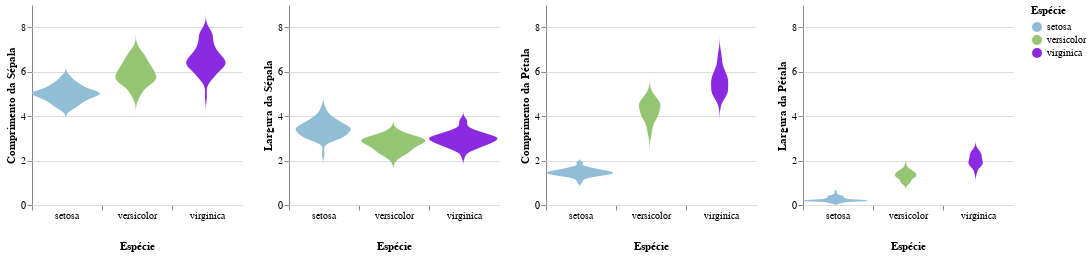

Source (notebook cell):
### Markdown cell above
Se tratando de tipos de dados quantitatiivos, como temos nesse *dataset*, uma visualização interssante seria o *boxplot*. Ainda, se estivermos interessados na distribuição de probabilidade junto aos outros dados que o *boxplot* nos fornece, como mediana, limites superior e inferior, outliers, etc., podemos usar o gráfico de violino para obter uma combinação dessas informações.

### Code cell
def violin_plot(record: str):
    plot = alt.Chart(iris).transform_density(
    record,
    as_=[record, 'density'],
    extent=[0, 9],
    groupby=['Espécie']
    ).mark_area(orient='horizontal').encode(
        alt.X('density:Q')
            .stack('center')
            .impute(None)
            .title(None)
            .axis(labels=False, values=[0], grid=False, ticks=True),
        alt.Y(f'{record}:Q'),
        alt.Color('Espécie:N', scale=color_map),
        alt.Column('Espécie:N')
            .spacing(0)
            .header(titleOrient='bottom', labelOrient='bottom', labelPadding=0)
    ).properties(
        width=70,
        height=200
    )
    return plot

comp_sepala = violin_plot('Comprimento da Sépala')

larg_sepala = violin_plot('Largura da Sépala')

comp_petala = violin_plot('Comprimento da Pétala')

larg_petala = violin_plot('Largura da Pétala')

alt.hconcat(comp_sepala, larg_sepala, comp_petala, larg_petala).configure_view(stroke=None)

### Figure 1 — Vega-Lite specification as saved in the notebook (floating-point values rounded to 4 significant figures; data arrays with more than 128 entries replaced by an {"elided": "..."} marker saying what was removed)
{"config": {"view": {"continuousWidth": 300, "continuousHeight": 300, "stroke": null}}, "hconcat": [{"mark": {"type": "area", "orient": "horizontal"}, "encoding": {"color": {"field": "Espécie", "scale": {"domain": ["setosa", "versicolor", "virginica"], "range": ["#8FBED6", "#93C572", "#8A2BE2"]}, "type": "nominal"}, "column": {"field": "Espécie", "header": {"titleOrient": "bottom", "labelOrient": "bottom", "labelPadding": 0}, "spacing": 0, "type": "nominal"}, "x": {"axis": {"labels": false, "values": [0], "grid": false, "ticks": true}, "field": "density", "impute": null, "stack": "center", "title": null, "type": "quantitative"}, "y": {"field": "Comprimento da Sépala", "type": "quantitative"}}, "height": 200, "transform": [{"density": "Comprimento da Sépala", "extent": [0, 9], "groupby": ["Espécie"], "as": ["Comprimento da Sépala", "density"]}], "width": 70}, {"mark": {"type": "area", "orient": "horizontal"}, "encoding": {"color": {"field": "Espécie", "scale": {"domain": ["setosa", "versicolor", "virginica"], "range": ["#8FBED6", "#93C572", "#8A2BE2"]}, "type": "nominal"}, "column": {"field": "Espécie", "header": {"titleOrient": "bottom", "labelOrient": "bottom", "labelPadding": 0}, "spacing": 0, "type": "nominal"}, "x": {"axis": {"labels": false, "values": [0], "grid": false, "ticks": true}, "field": "density", "impute": null, "stack": "center", "title": null, "type": "quantitative"}, "y": {"field": "Largura da Sépala", "type": "quantitative"}}, "height": 200, "transform": [{"density": "Largura da Sépala", "extent": [0, 9], "groupby": ["Espécie"], "as": ["Largura da Sépala", "density"]}], "width": 70}, {"mark": {"type": "area", "orient": "horizontal"}, "encoding": {"color": {"field": "Espécie", "scale": {"domain": ["setosa", "versicolor", "virginica"], "range": ["#8FBED6", "#93C572", "#8A2BE2"]}, "type": "nominal"}, "column": {"field": "Espécie", "header": {"titleOrient": "bottom", "labelOrient": "bottom", "labelPadding": 0}, "spacing": 0, "type": "nominal"}, "x": {"axis": {"labels": false, "values": [0], "grid": false, "ticks": true}, "field": "density", "impute": null, "stack": "center", "title": null, "type": "quantitative"}, "y": {"field": "Comprimento da Pétala", "type": "quantitative"}}, "height": 200, "transform": [{"density": "Comprimento da Pétala", "extent": [0, 9], "groupby": ["Espécie"], "as": ["Comprimento da Pétala", "density"]}], "width": 70}, {"mark": {"type": "area", "orient": "horizontal"}, "encoding": {"color": {"field": "Espécie", "scale": {"domain": ["setosa", "versicolor", "virginica"], "range": ["#8FBED6", "#93C572", "#8A2BE2"]}, "type": "nominal"}, "column": {"field": "Espécie", "header": {"titleOrient": "bottom", "labelOrient": "bottom", "labelPadding": 0}, "spacing": 0, "type": "nominal"}, "x": {"axis": {"labels": false, "values": [0], "grid": false, "ticks": true}, "field": "density", "impute": null, "stack": "center", "title": null, "type": "quantitative"}, "y": {"field": "Largura da Pétala", "type": "quantitative"}}, "height": 200, "transform": [{"density": "Largura da Pétala", "extent": [0, 9], "groupby": ["Espécie"], "as": ["Largura da Pétala", "density"]}], "width": 70}], "data": {"name": "data-b067a6a7cf9786b30a58e36de4e11680"}, "$schema": "https://vega.github.io/schema/vega-lite/v5.8.0.json", "datasets": {"data-b067a6a7cf9786b30a58e36de4e11680": {"elided": "150 records"}}}
